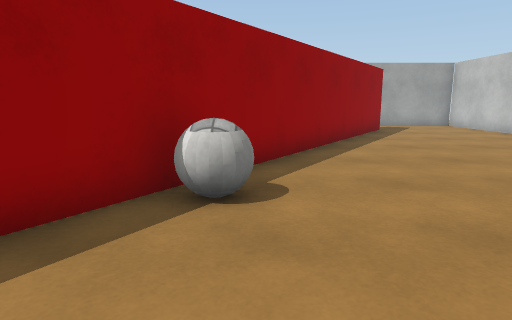
View 1 (above)

16 first-person views from a walk through a 3-D level made in the Unity game engine. The camera is 1.2 m above the floor, tilts 10° down and sees 75° across. The floor is counted in squares, 1 m on a side. Each view is taken from the middle of a square. On the plan, view 1 faces up. The plan holds only what a view shows up to about 14 squares ahead; the rest is blank. The place goes on beyond the plan. Surface patterns are stand-ins for the level's own textures.

View 2
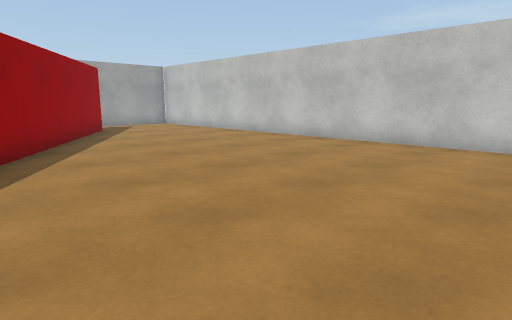

View 3
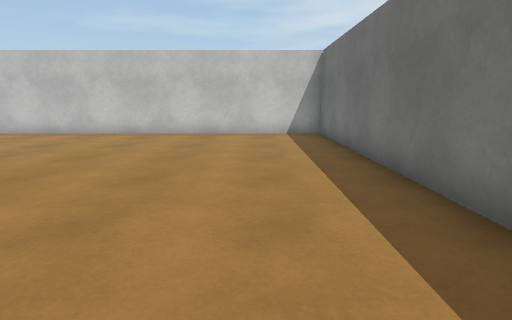

View 4
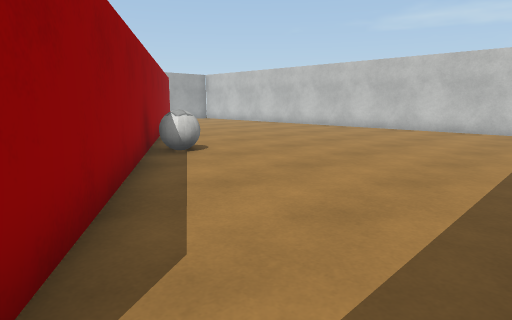

View 5
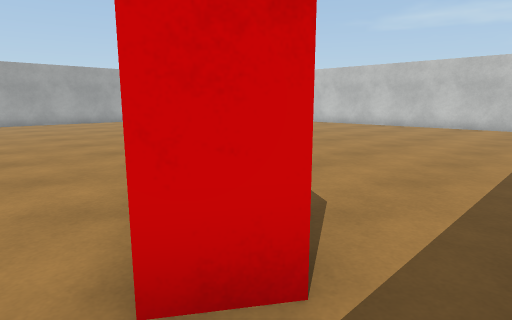

View 6
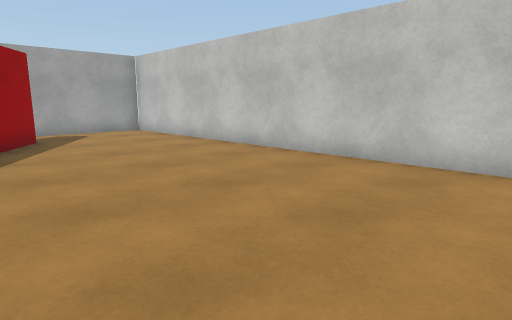

View 7
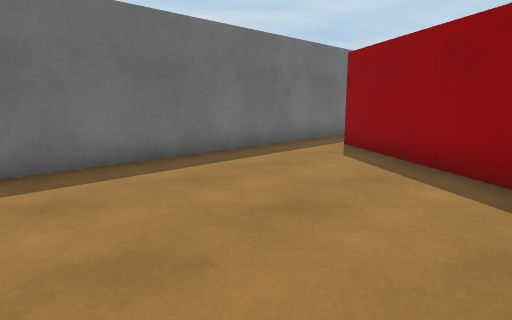

View 8
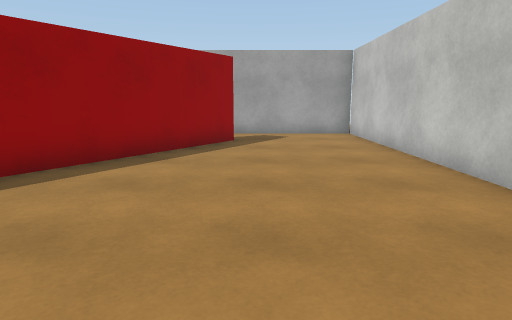

View 9
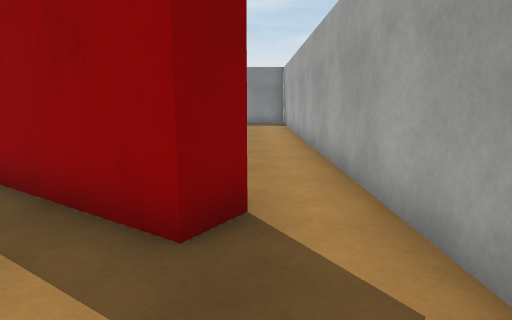

View 10
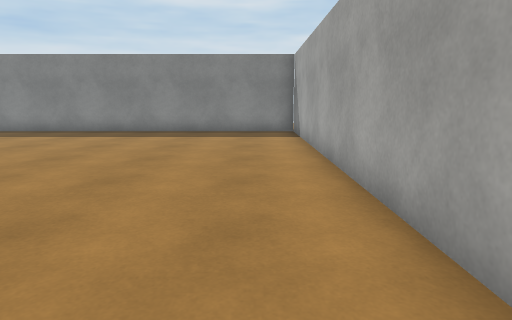

View 11
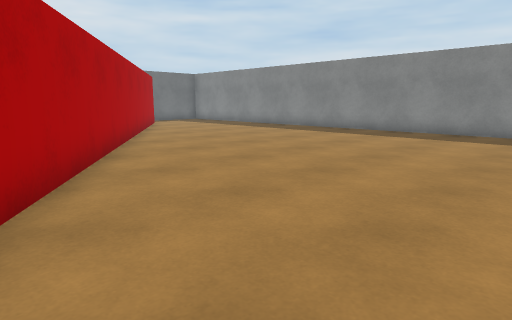

View 12
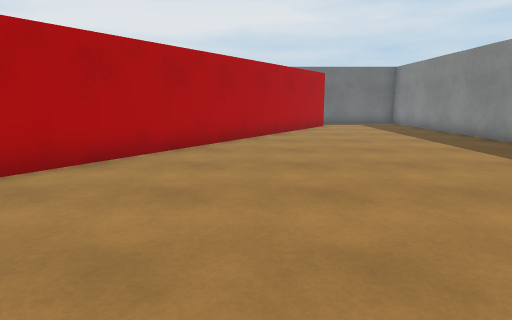

View 13
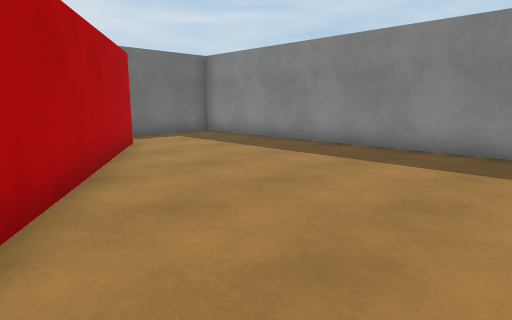

View 14
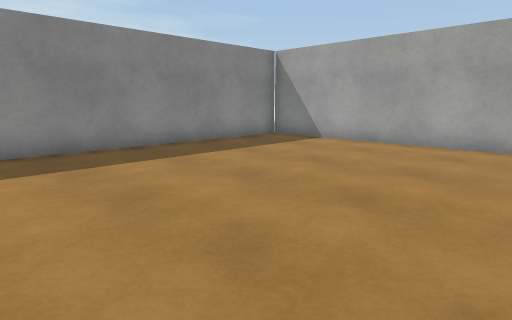

View 15
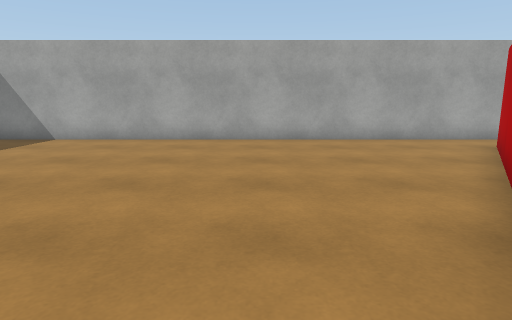

View 16
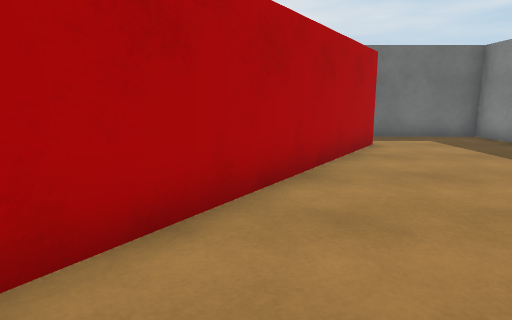

### Floor plan
Ten units are one square. View 1 is at (0, 0); x grows to the right and y downward. Boxes are objects, and circles mark ways between rooms. Rooms are numbered by the first view taken in them; rooms with no view inside come last. Other rooms are left out.
<svg viewBox="-110 -170 210 209">
<path fill="none" stroke="#000" d="M45 -149 53 -144 -55 19 -63 14M-75 34 95 34 95 -165 25 -165M-63 14 45 -149M25 -165 -105 -165 -105 34 -75 34"/>
<rect x="-15" y="-45" width="20" height="10" fill="#bbb"><title>other object</title></rect>
<circle cx="-70" cy="25" r="3" fill="#2a7"/>
<circle cx="35" cy="-155" r="3" fill="#2a7"/>
<text x="40" y="-40">1</text>
<text x="-50" y="-90">2</text>
</svg>
Room 1 opens to room 2.

Where each view was taken, in squares from view 1:
view 1: 0 up, 0 right, facing up
view 2: 0 up, 0 right, facing up-right
view 3: 1 down, 3 left, facing right
view 4: 3 down, 5 left, facing up-right
view 5: 3 down, 7 left, facing up-right
view 6: 3 up, 3 right, facing up-right
view 7: 3 up, 3 right, facing down-left
view 8: 4 up, 6 right, facing up
view 9: 15 up, 8 right, facing left
view 10: 15 up, 3 right, facing left
view 11: 16 up, 3 right, facing down-left
view 12: 15 up, 3 left, facing down
view 13: 8 up, 2 left, facing down-left
view 14: 7 up, 2 left, facing up-left
view 15: 6 up, 2 left, facing up
view 16: 8 up, 3 left, facing down
